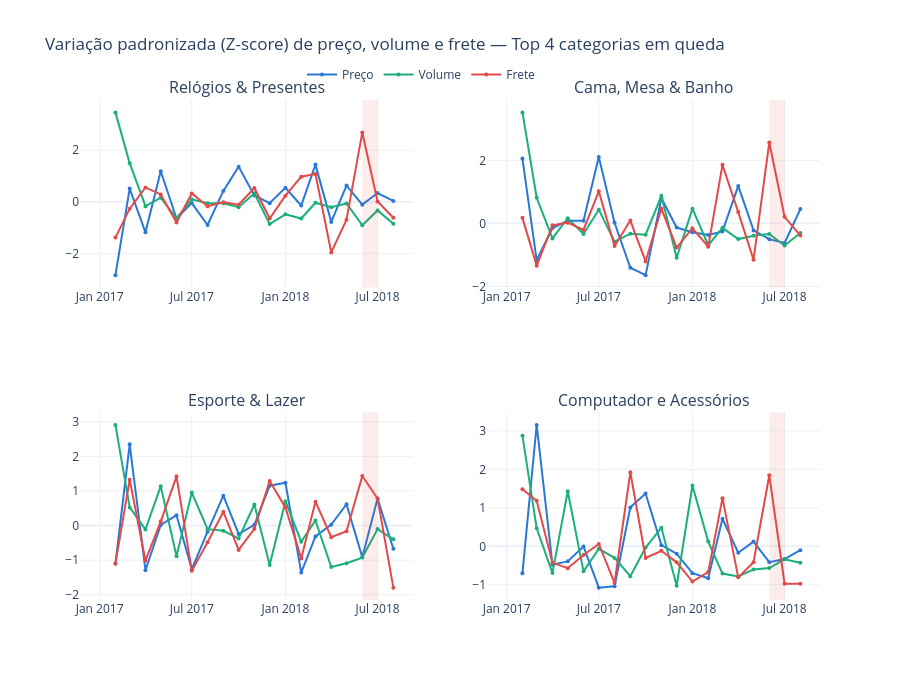

Write notebook code for a chart like this one.
### Code cell
fig = make_subplots(rows=2, cols=2, subplot_titles=[NOMES_TOP5[c] for c in CATS_FRETE])

for i, cat in enumerate(CATS_FRETE):
    row, col = divmod(i, 2)
    z = zscores[cat]
    for metrica, nome in [('preco', 'Preço'), ('volume', 'Volume'), ('frete', 'Frete')]:
        fig.add_trace(go.Scatter(
            x=z.index, y=z[metrica], name=nome, mode='lines+markers',
            line=dict(color=CORES_METRICA[metrica], width=2), marker=dict(size=4),
            showlegend=(i == 0), legendgroup=metrica,
        ), row=row + 1, col=col + 1)
    fig.add_vrect(x0='2018-06', x1='2018-07', fillcolor='#e34948', opacity=0.10, line_width=0,
                  row=row + 1, col=col + 1)

fig.update_layout(
    title='Variação padronizada (Z-score) de preço, volume e frete — Top 4 categorias em queda',
    template='plotly_white', height=680, legend=dict(orientation='h', y=1.08, x=0.3),
)
fig.show()

### Figure 1 — Plotly figure (JSON) as saved in the notebook; plotly's stock layout.template omitted (floating-point values rounded to 4 significant figures)
{"data": [{"legendgroup": "preco", "line": {"color": "#2a78d6", "width": 2}, "marker": {"size": 4}, "mode": "lines+markers", "name": "Preço", "showlegend": true, "type": "scatter", "x": ["2017-01", "2017-02", "2017-03", "2017-04", "2017-05", "2017-06", "2017-07", "2017-08", "2017-09", "2017-10", "2017-11", "2017-12", "2018-01", "2018-02", "2018-03", "2018-04", "2018-05", "2018-06", "2018-07", "2018-08"], "xaxis": "x", "y": [null, -2.843, 0.512, -1.185, 1.182, -0.648, -0.04961, -0.9007, 0.4217, 1.363, 0.2458, -0.05196, 0.5427, -0.1435, 1.441, -0.779, 0.6297, -0.1101, 0.3388, 0.03359], "yaxis": "y"}, {"legendgroup": "volume", "line": {"color": "#1baf7a", "width": 2}, "marker": {"size": 4}, "mode": "lines+markers", "name": "Volume", "showlegend": true, "type": "scatter", "x": ["2017-01", "2017-02", "2017-03", "2017-04", "2017-05", "2017-06", "2017-07", "2017-08", "2017-09", "2017-10", "2017-11", "2017-12", "2018-01", "2018-02", "2018-03", "2018-04", "2018-05", "2018-06", "2018-07", "2018-08"], "xaxis": "x", "y": [null, 3.466, 1.495, -0.1684, 0.1575, -0.6365, 0.09554, -0.06038, -0.05661, -0.2118, 0.3284, -0.8647, -0.4861, -0.6494, -0.03679, -0.2072, -0.06457, -0.9087, -0.3359, -0.8557], "yaxis": "y"}, {"legendgroup": "frete", "line": {"color": "#e34948", "width": 2}, "marker": {"size": 4}, "mode": "lines+markers", "name": "Frete", "showlegend": true, "type": "scatter", "x": ["2017-01", "2017-02", "2017-03", "2017-04", "2017-05", "2017-06", "2017-07", "2017-08", "2017-09", "2017-10", "2017-11", "2017-12", "2018-01", "2018-02", "2018-03", "2018-04", "2018-05", "2018-06", "2018-07", "2018-08"], "xaxis": "x", "y": [null, -1.389, -0.2664, 0.5571, 0.2841, -0.8016, 0.3243, -0.1726, -0.02274, -0.1109, 0.5342, -0.648, 0.2373, 0.9718, 1.08, -1.963, -0.6942, 2.688, 0.01207, -0.6199], "yaxis": "y"}, {"legendgroup": "preco", "line": {"color": "#2a78d6", "width": 2}, "marker": {"size": 4}, "mode": "lines+markers", "name": "Preço", "showlegend": false, "type": "scatter", "x": ["2017-01", "2017-02", "2017-03", "2017-04", "2017-05", "2017-06", "2017-07", "2017-08", "2017-09", "2017-10", "2017-11", "2017-12", "2018-01", "2018-02", "2018-03", "2018-04", "2018-05", "2018-06", "2018-07", "2018-08"], "xaxis": "x2", "y": [null, 2.056, -1.173, -0.1493, 0.07799, 0.08026, 2.104, 0.01576, -1.411, -1.645, 0.7944, -0.1348, -0.282, -0.3684, -0.2566, 1.189, -0.2242, -0.5016, -0.6236, 0.4516], "yaxis": "y2"}, {"legendgroup": "volume", "line": {"color": "#1baf7a", "width": 2}, "marker": {"size": 4}, "mode": "lines+markers", "name": "Volume", "showlegend": false, "type": "scatter", "x": ["2017-01", "2017-02", "2017-03", "2017-04", "2017-05", "2017-06", "2017-07", "2017-08", "2017-09", "2017-10", "2017-11", "2017-12", "2018-01", "2018-02", "2018-03", "2018-04", "2018-05", "2018-06", "2018-07", "2018-08"], "xaxis": "x2", "y": [null, 3.523, 0.8125, -0.4792, 0.1617, -0.3391, 0.4334, -0.5818, -0.3298, -0.3596, 0.8727, -1.093, 0.4664, -0.6953, -0.1441, -0.5005, -0.3936, -0.3398, -0.7056, -0.3081], "yaxis": "y2"}, {"legendgroup": "frete", "line": {"color": "#e34948", "width": 2}, "marker": {"size": 4}, "mode": "lines+markers", "name": "Frete", "showlegend": false, "type": "scatter", "x": ["2017-01", "2017-02", "2017-03", "2017-04", "2017-05", "2017-06", "2017-07", "2017-08", "2017-09", "2017-10", "2017-11", "2017-12", "2018-01", "2018-02", "2018-03", "2018-04", "2018-05", "2018-06", "2018-07", "2018-08"], "xaxis": "x2", "y": [null, 0.1744, -1.344, -0.06267, 0.02176, -0.2105, 1.016, -0.7222, 0.0883, -1.21, 0.4692, -0.7712, -0.1556, -0.7414, 1.857, 0.3574, -1.155, 2.568, 0.2075, -0.3879], "yaxis": "y2"}, {"legendgroup": "preco", "line": {"color": "#2a78d6", "width": 2}, "marker": {"size": 4}, "mode": "lines+markers", "name": "Preço", "showlegend": false, "type": "scatter", "x": ["2017-01", "2017-02", "2017-03", "2017-04", "2017-05", "2017-06", "2017-07", "2017-08", "2017-09", "2017-10", "2017-11", "2017-12", "2018-01", "2018-02", "2018-03", "2018-04", "2018-05", "2018-06", "2018-07", "2018-08"], "xaxis": "x3", "y": [null, -1.105, 2.349, -1.293, 0.01791, 0.2951, -1.262, -0.1778, 0.8625, -0.2456, 0.01924, 1.152, 1.235, -1.36, -0.3172, 0.02434, 0.6148, -0.9149, 0.7775, -0.6722], "yaxis": "y3"}, {"legendgroup": "volume", "line": {"color": "#1baf7a", "width": 2}, "marker": {"size": 4}, "mode": "lines+markers", "name": "Volume", "showlegend": false, "type": "scatter", "x": ["2017-01", "2017-02", "2017-03", "2017-04", "2017-05", "2017-06", "2017-07", "2017-08", "2017-09", "2017-10", "2017-11", "2017-12", "2018-01", "2018-02", "2018-03", "2018-04", "2018-05", "2018-06", "2018-07", "2018-08"], "xaxis": "x3", "y": [null, 2.91, 0.5226, -0.1153, 1.138, -0.8902, 0.9526, -0.1057, -0.1534, -0.3765, 0.6065, -1.142, 0.7029, -0.4695, 0.1449, -1.202, -1.091, -0.9282, -0.1042, -0.4003], "yaxis": "y3"}, {"legendgroup": "frete", "line": {"color": "#e34948", "width": 2}, "marker": {"size": 4}, "mode": "lines+markers", "name": "Frete", "showlegend": false, "type": "scatter", "x": ["2017-01", "2017-02", "2017-03", "2017-04", "2017-05", "2017-06", "2017-07", "2017-08", "2017-09", "2017-10", "2017-11", "2017-12", "2018-01", "2018-02", "2018-03", "2018-04", "2018-05", "2018-06", "2018-07", "2018-08"], "xaxis": "x3", "y": [null, -1.1, 1.325, -1.018, 0.1126, 1.422, -1.312, -0.4834, 0.3973, -0.7076, -0.09601, 1.287, 0.5227, -0.9522, 0.6903, -0.3373, -0.1661, 1.433, 0.7798, -1.797], "yaxis": "y3"}, {"legendgroup": "preco", "line": {"color": "#2a78d6", "width": 2}, "marker": {"size": 4}, "mode": "lines+markers", "name": "Preço", "showlegend": false, "type": "scatter", "x": ["2017-01", "2017-02", "2017-03", "2017-04", "2017-05", "2017-06", "2017-07", "2017-08", "2017-09", "2017-10", "2017-11", "2017-12", "2018-01", "2018-02", "2018-03", "2018-04", "2018-05", "2018-06", "2018-07", "2018-08"], "xaxis": "x4", "y": [null, -0.6983, 3.154, -0.4762, -0.3906, -0.002075, -1.073, -1.036, 1.011, 1.372, 0.02999, -0.192, -0.6987, -0.8297, 0.7156, -0.1666, 0.1226, -0.4108, -0.3319, -0.09964], "yaxis": "y4"}, {"legendgroup": "volume", "line": {"color": "#1baf7a", "width": 2}, "marker": {"size": 4}, "mode": "lines+markers", "name": "Volume", "showlegend": false, "type": "scatter", "x": ["2017-01", "2017-02", "2017-03", "2017-04", "2017-05", "2017-06", "2017-07", "2017-08", "2017-09", "2017-10", "2017-11", "2017-12", "2018-01", "2018-02", "2018-03", "2018-04", "2018-05", "2018-06", "2018-07", "2018-08"], "xaxis": "x4", "y": [null, 2.873, 0.4676, -0.6959, 1.43, -0.6499, -0.06342, -0.3008, -0.7754, -0.03137, 0.4821, -1.024, 1.58, 0.124, -0.708, -0.7824, -0.5994, -0.5637, -0.3374, -0.4258], "yaxis": "y4"}, {"legendgroup": "frete", "line": {"color": "#e34948", "width": 2}, "marker": {"size": 4}, "mode": "lines+markers", "name": "Frete", "showlegend": false, "type": "scatter", "x": ["2017-01", "2017-02", "2017-03", "2017-04", "2017-05", "2017-06", "2017-07", "2017-08", "2017-09", "2017-10", "2017-11", "2017-12", "2018-01", "2018-02", "2018-03", "2018-04", "2018-05", "2018-06", "2018-07", "2018-08"], "xaxis": "x4", "y": [null, 1.483, 1.184, -0.4287, -0.5694, -0.2242, 0.06181, -0.9465, 1.924, -0.3028, -0.117, -0.4163, -0.9153, -0.6695, 1.251, -0.8055, -0.4116, 1.845, -0.9699, -0.9722], "yaxis": "y4"}], "layout": {"annotations": [{"font": {"size": 16}, "showarrow": false, "text": "Relógios & Presentes", "x": 0.225, "xanchor": "center", "xref": "paper", "y": 1, "yanchor": "bottom", "yref": "paper"}, {"font": {"size": 16}, "showarrow": false, "text": "Cama, Mesa & Banho", "x": 0.775, "xanchor": "center", "xref": "paper", "y": 1, "yanchor": "bottom", "yref": "paper"}, {"font": {"size": 16}, "showarrow": false, "text": "Esporte & Lazer", "x": 0.225, "xanchor": "center", "xref": "paper", "y": 0.375, "yanchor": "bottom", "yref": "paper"}, {"font": {"size": 16}, "showarrow": false, "text": "Computador e Acessórios", "x": 0.775, "xanchor": "center", "xref": "paper", "y": 0.375, "yanchor": "bottom", "yref": "paper"}], "height": 680, "legend": {"orientation": "h", "x": 0.3, "y": 1.08}, "shapes": [{"fillcolor": "#e34948", "line": {"width": 0}, "opacity": 0.1, "type": "rect", "x0": "2018-06", "x1": "2018-07", "xref": "x", "y0": 0, "y1": 1, "yref": "y domain"}, {"fillcolor": "#e34948", "line": {"width": 0}, "opacity": 0.1, "type": "rect", "x0": "2018-06", "x1": "2018-07", "xref": "x2", "y0": 0, "y1": 1, "yref": "y2 domain"}, {"fillcolor": "#e34948", "line": {"width": 0}, "opacity": 0.1, "type": "rect", "x0": "2018-06", "x1": "2018-07", "xref": "x3", "y0": 0, "y1": 1, "yref": "y3 domain"}, {"fillcolor": "#e34948", "line": {"width": 0}, "opacity": 0.1, "type": "rect", "x0": "2018-06", "x1": "2018-07", "xref": "x4", "y0": 0, "y1": 1, "yref": "y4 domain"}], "title": {"text": "Variação padronizada (Z-score) de preço, volume e frete — Top 4 categorias em queda"}, "xaxis": {"anchor": "y", "domain": [0, 0.45]}, "xaxis2": {"anchor": "y2", "domain": [0.55, 1]}, "xaxis3": {"anchor": "y3", "domain": [0, 0.45]}, "xaxis4": {"anchor": "y4", "domain": [0.55, 1]}, "yaxis": {"anchor": "x", "domain": [0.625, 1]}, "yaxis2": {"anchor": "x2", "domain": [0.625, 1]}, "yaxis3": {"anchor": "x3", "domain": [0, 0.375]}, "yaxis4": {"anchor": "x4", "domain": [0, 0.375]}}}
